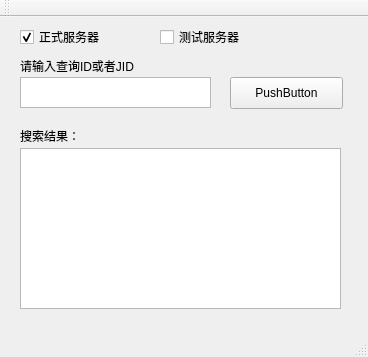
<?xml version="1.0" encoding="UTF-8"?>
<ui version="4.0">
 <class>MainWindow</class>
 <widget class="QMainWindow" name="MainWindow">
  <property name="geometry">
   <rect>
    <x>0</x>
    <y>0</y>
    <width>368</width>
    <height>357</height>
   </rect>
  </property>
  <property name="mouseTracking">
   <bool>false</bool>
  </property>
  <property name="windowTitle">
   <string>MainWindow</string>
  </property>
  <property name="autoFillBackground">
   <bool>false</bool>
  </property>
  <property name="documentMode">
   <bool>false</bool>
  </property>
  <property name="dockNestingEnabled">
   <bool>false</bool>
  </property>
  <widget class="QWidget" name="centralWidget">
   <widget class="QPushButton" name="pushButton">
    <property name="geometry">
     <rect>
      <x>230</x>
      <y>60</y>
      <width>113</width>
      <height>32</height>
     </rect>
    </property>
    <property name="text">
     <string>PushButton</string>
    </property>
   </widget>
   <widget class="QTableView" name="tableView">
    <property name="geometry">
     <rect>
      <x>20</x>
      <y>60</y>
      <width>191</width>
      <height>31</height>
     </rect>
    </property>
   </widget>
   <widget class="QTableView" name="tableView_2">
    <property name="geometry">
     <rect>
      <x>20</x>
      <y>131</y>
      <width>321</width>
      <height>161</height>
     </rect>
    </property>
   </widget>
   <widget class="QLabel" name="label">
    <property name="geometry">
     <rect>
      <x>20</x>
      <y>40</y>
      <width>131</width>
      <height>16</height>
     </rect>
    </property>
    <property name="text">
     <string>&lt;html&gt;&lt;head/&gt;&lt;body&gt;&lt;p&gt;请输入查询ID或者JID&lt;/p&gt;&lt;/body&gt;&lt;/html&gt;</string>
    </property>
   </widget>
   <widget class="QLabel" name="label_2">
    <property name="geometry">
     <rect>
      <x>20</x>
      <y>110</y>
      <width>59</width>
      <height>16</height>
     </rect>
    </property>
    <property name="text">
     <string>&lt;html&gt;&lt;head/&gt;&lt;body&gt;&lt;p&gt;搜索结果：&lt;/p&gt;&lt;/body&gt;&lt;/html&gt;</string>
    </property>
   </widget>
   <widget class="QCheckBox" name="checkBox">
    <property name="geometry">
     <rect>
      <x>20</x>
      <y>10</y>
      <width>86</width>
      <height>20</height>
     </rect>
    </property>
    <property name="text">
     <string>正式服务器</string>
    </property>
    <property name="checkable">
     <bool>true</bool>
    </property>
    <property name="checked">
     <bool>true</bool>
    </property>
   </widget>
   <widget class="QCheckBox" name="checkBox_2">
    <property name="geometry">
     <rect>
      <x>160</x>
      <y>10</y>
      <width>86</width>
      <height>20</height>
     </rect>
    </property>
    <property name="text">
     <string>测试服务器</string>
    </property>
   </widget>
  </widget>
  <widget class="QMenuBar" name="menuBar">
   <property name="geometry">
    <rect>
     <x>0</x>
     <y>0</y>
     <width>368</width>
     <height>22</height>
    </rect>
   </property>
  </widget>
  <widget class="QToolBar" name="mainToolBar">
   <attribute name="toolBarArea">
    <enum>TopToolBarArea</enum>
   </attribute>
   <attribute name="toolBarBreak">
    <bool>false</bool>
   </attribute>
  </widget>
  <widget class="QStatusBar" name="statusBar"/>
 </widget>
 <layoutdefault spacing="6" margin="11"/>
 <resources/>
 <connections/>
</ui>
